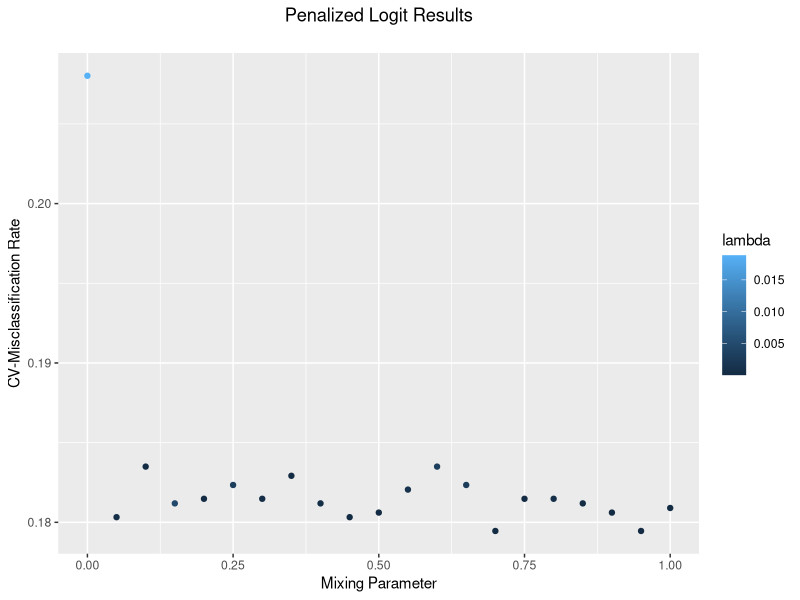

This chart was generated by the following R code: (Note: this script raises an error after producing the figure.)
### Hyperparameter Selection - Coarse Search
### Author: William Morgan

## Purpose:
# Take results of first round of cross-validation to determine if a finer grid
# should be used or a new grid altogether. If it appears that a model is performing
# best at the boundary of a particular hyperparameter, we'll have evidence for 
# expanding the grid

#------------------------------------------------------------------------------#

# 0. Setup and Import
rm(list = ls())

libs <- c("tidyverse", "data.table", "magrittr")
lapply(libs, library, character.only = TRUE)

# Import
logit <- read_csv("Results/Coarse Search/logit.csv")
rf <- read_csv("Results/Coarse Search/rf.csv")
boost <- read_csv("Results/Coarse Search/boost.csv")

#------------------------------------------------------------------------------#

## 1. Individual Results

# Logit
logit %>%
  ggplot(aes(alpha, misclassification)) + 
  geom_point(aes(color = lambda)) +
  labs(x = "Mixing Parameter",
       y = "CV-Misclassification Rate",
       title = "Penalized Logit Results\n") +
  theme(plot.title = element_text(hjust = 0.5))

ggsave("Graphics/Coarse Search/logit.png")

# RF Results
rf %>%
  ggplot(aes(num_trees, misclassification)) +
  geom_point() +
  scale_x_continuous(breaks = seq(0, 1500, by = 200)) +
  labs(x = "Number of Trees",
       y = "CV-Misclassification Rate",
       title = "Random Forest Results") + 
  theme(plot.title = element_text(hjust = 0.5))

ggsave("Graphics/Coarse Search/rf.png")

# Boosting Results
boost %>%
  ggplot(aes(factor(max_depth), misclassification)) +
  geom_point(aes(color = round(gamma, 2))) +
  labs(x = "Max Tree Depth",
       y = "CV-Misclassification Rate",
       title = "Boosting Results",
       color = "Gamma") + 
  theme(plot.title = element_text(hjust = 0.5))

ggsave("Graphics/Coarse Search/boost.png")

#------------------------------------------------------------------------------#

## 2. Aggregate Results

agg_results <- tibble(
  method = c("Logit", "Random Forest", "Boosting"),
  result = c(mean(logit$misclassification),
             mean(rf$misclassification),
             mean(boost$misclassification)))

agg_results %>%
  ggplot(aes(reorder(method, -result), result)) +
  geom_bar(stat = 'identity') +
  labs(x = "",
       y = "CV'd Misclassificaiton Rate",
       title = "Initial Model Performances") +
  theme(plot.title = element_text(hjust = 0.5)) +
  ylim(0, 0.5) +
  coord_flip()

ggsave("Graphics/Coarse Search/overall performances.png")